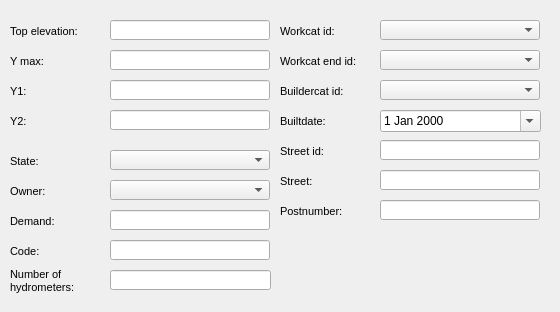
     <widget class="QWidget" name="page_5">
      <property name="geometry">
       <rect>
        <x>0</x>
        <y>0</y>
        <width>560</width>
        <height>312</height>
       </rect>
      </property>
      <attribute name="label">
       <string>Basic information</string>
      </attribute>
      <widget class="QLineEdit" name="y1">
       <property name="geometry">
        <rect>
         <x>110</x>
         <y>80</y>
         <width>160</width>
         <height>20</height>
        </rect>
       </property>
      </widget>
      <widget class="QLineEdit" name="top_elev">
       <property name="geometry">
        <rect>
         <x>110</x>
         <y>20</y>
         <width>160</width>
         <height>20</height>
        </rect>
       </property>
      </widget>
      <widget class="QLineEdit" name="ymax">
       <property name="geometry">
        <rect>
         <x>110</x>
         <y>50</y>
         <width>160</width>
         <height>20</height>
        </rect>
       </property>
      </widget>
      <widget class="QLabel" name="label_top_elev">
       <property name="geometry">
        <rect>
         <x>10</x>
         <y>20</y>
         <width>90</width>
         <height>22</height>
        </rect>
       </property>
       <property name="font">
        <font>
         <pointsize>8</pointsize>
        </font>
       </property>
       <property name="frameShape">
        <enum>QFrame::NoFrame</enum>
       </property>
       <property name="frameShadow">
        <enum>QFrame::Plain</enum>
       </property>
       <property name="text">
        <string>Top elevation:</string>
       </property>
       <property name="margin">
        <number>3</number>
       </property>
      </widget>
      <widget class="QLabel" name="label_y_max">
       <property name="geometry">
        <rect>
         <x>10</x>
         <y>50</y>
         <width>90</width>
         <height>22</height>
        </rect>
       </property>
       <property name="font">
        <font>
         <pointsize>8</pointsize>
        </font>
       </property>
       <property name="frameShape">
        <enum>QFrame::NoFrame</enum>
       </property>
       <property name="frameShadow">
        <enum>QFrame::Plain</enum>
       </property>
       <property name="text">
        <string>Y max:</string>
       </property>
       <property name="margin">
        <number>3</number>
       </property>
      </widget>
      <widget class="QLabel" name="label_y1">
       <property name="geometry">
        <rect>
         <x>10</x>
         <y>80</y>
         <width>90</width>
         <height>22</height>
        </rect>
       </property>
       <property name="font">
        <font>
         <pointsize>8</pointsize>
        </font>
       </property>
       <property name="frameShape">
        <enum>QFrame::NoFrame</enum>
       </property>
       <property name="frameShadow">
        <enum>QFrame::Plain</enum>
       </property>
       <property name="text">
        <string>Y1:</string>
       </property>
       <property name="textFormat">
        <enum>Qt::AutoText</enum>
       </property>
       <property name="scaledContents">
        <bool>false</bool>
       </property>
       <property name="margin">
        <number>3</number>
       </property>
      </widget>
      <widget class="QLineEdit" name="y2">
       <property name="geometry">
        <rect>
         <x>110</x>
         <y>110</y>
         <width>160</width>
         <height>20</height>
        </rect>
       </property>
      </widget>
      <widget class="QLabel" name="label_y2">
       <property name="geometry">
        <rect>
         <x>10</x>
         <y>110</y>
         <width>90</width>
         <height>22</height>
        </rect>
       </property>
       <property name="font">
        <font>
         <pointsize>8</pointsize>
        </font>
       </property>
       <property name="frameShape">
        <enum>QFrame::NoFrame</enum>
       </property>
       <property name="frameShadow">
        <enum>QFrame::Plain</enum>
       </property>
       <property name="text">
        <string>Y2:</string>
       </property>
       <property name="textFormat">
        <enum>Qt::AutoText</enum>
       </property>
       <property name="scaledContents">
        <bool>false</bool>
       </property>
       <property name="margin">
        <number>3</number>
       </property>
      </widget>
      <widget class="QLabel" name="label_workcat_id_end">
       <property name="geometry">
        <rect>
         <x>280</x>
         <y>50</y>
         <width>90</width>
         <height>22</height>
        </rect>
       </property>
       <property name="font">
        <font>
         <pointsize>8</pointsize>
        </font>
       </property>
       <property name="frameShape">
        <enum>QFrame::NoFrame</enum>
       </property>
       <property name="frameShadow">
        <enum>QFrame::Plain</enum>
       </property>
       <property name="text">
        <string>Workcat end id:</string>
       </property>
       <property name="textFormat">
        <enum>Qt::AutoText</enum>
       </property>
       <property name="scaledContents">
        <bool>false</bool>
       </property>
       <property name="margin">
        <number>3</number>
       </property>
      </widget>
      <widget class="QComboBox" name="buildercat_id">
       <property name="geometry">
        <rect>
         <x>380</x>
         <y>80</y>
         <width>160</width>
         <height>20</height>
        </rect>
       </property>
      </widget>
      <widget class="QDateEdit" name="builtdate">
       <property name="geometry">
        <rect>
         <x>380</x>
         <y>110</y>
         <width>161</width>
         <height>22</height>
        </rect>
       </property>
       <property name="calendarPopup">
        <bool>true</bool>
       </property>
      </widget>
      <widget class="QComboBox" name="workcat_id_end">
       <property name="geometry">
        <rect>
         <x>380</x>
         <y>50</y>
         <width>160</width>
         <height>20</height>
        </rect>
       </property>
      </widget>
      <widget class="QComboBox" name="workcat_id">
       <property name="geometry">
        <rect>
         <x>380</x>
         <y>20</y>
         <width>160</width>
         <height>20</height>
        </rect>
       </property>
      </widget>
      <widget class="QLabel" name="label_builtdate">
       <property name="geometry">
        <rect>
         <x>280</x>
         <y>110</y>
         <width>90</width>
         <height>22</height>
        </rect>
       </property>
       <property name="font">
        <font>
         <pointsize>8</pointsize>
        </font>
       </property>
       <property name="frameShape">
        <enum>QFrame::NoFrame</enum>
       </property>
       <property name="frameShadow">
        <enum>QFrame::Plain</enum>
       </property>
       <property name="text">
        <string>Builtdate:</string>
       </property>
       <property name="textFormat">
        <enum>Qt::AutoText</enum>
       </property>
       <property name="scaledContents">
        <bool>false</bool>
       </property>
       <property name="margin">
        <number>3</number>
       </property>
      </widget>
      <widget class="QLabel" name="label_buildercat_id">
       <property name="geometry">
        <rect>
         <x>280</x>
         <y>80</y>
         <width>90</width>
         <height>22</height>
        </rect>
       </property>
       <property name="font">
        <font>
         <pointsize>8</pointsize>
        </font>
       </property>
       <property name="frameShape">
        <enum>QFrame::NoFrame</enum>
       </property>
       <property name="frameShadow">
        <enum>QFrame::Plain</enum>
       </property>
       <property name="text">
        <string>Buildercat id:</string>
       </property>
       <property name="textFormat">
        <enum>Qt::AutoText</enum>
       </property>
       <property name="scaledContents">
        <bool>false</bool>
       </property>
       <property name="margin">
        <number>3</number>
       </property>
      </widget>
      <widget class="QLabel" name="label_workcat_id">
       <property name="geometry">
        <rect>
         <x>280</x>
         <y>20</y>
         <width>90</width>
         <height>22</height>
        </rect>
       </property>
       <property name="font">
        <font>
         <pointsize>8</pointsize>
        </font>
       </property>
       <property name="frameShape">
        <enum>QFrame::NoFrame</enum>
       </property>
       <property name="frameShadow">
        <enum>QFrame::Plain</enum>
       </property>
       <property name="text">
        <string>Workcat id:</string>
       </property>
       <property name="textFormat">
        <enum>Qt::AutoText</enum>
       </property>
       <property name="scaledContents">
        <bool>false</bool>
       </property>
       <property name="margin">
        <number>3</number>
       </property>
      </widget>
      <widget class="QComboBox" name="ownercat_id">
       <property name="geometry">
        <rect>
         <x>110</x>
         <y>180</y>
         <width>160</width>
         <height>20</height>
        </rect>
       </property>
      </widget>
      <widget class="QLabel" name="label_ownercat_id">
       <property name="geometry">
        <rect>
         <x>10</x>
         <y>180</y>
         <width>90</width>
         <height>22</height>
        </rect>
       </property>
       <property name="font">
        <font>
         <pointsize>8</pointsize>
        </font>
       </property>
       <property name="frameShape">
        <enum>QFrame::NoFrame</enum>
       </property>
       <property name="frameShadow">
        <enum>QFrame::Plain</enum>
       </property>
       <property name="text">
        <string>Owner:</string>
       </property>
       <property name="textFormat">
        <enum>Qt::AutoText</enum>
       </property>
       <property name="scaledContents">
        <bool>false</bool>
       </property>
       <property name="margin">
        <number>3</number>
       </property>
      </widget>
      <widget class="QLabel" name="label_state">
       <property name="geometry">
        <rect>
         <x>10</x>
         <y>150</y>
         <width>90</width>
         <height>22</height>
        </rect>
       </property>
       <property name="font">
        <font>
         <pointsize>8</pointsize>
        </font>
       </property>
       <property name="frameShape">
        <enum>QFrame::NoFrame</enum>
       </property>
       <property name="frameShadow">
        <enum>QFrame::Plain</enum>
       </property>
       <property name="text">
        <string>State:</string>
       </property>
       <property name="textFormat">
        <enum>Qt::AutoText</enum>
       </property>
       <property name="scaledContents">
        <bool>false</bool>
       </property>
       <property name="margin">
        <number>3</number>
       </property>
      </widget>
      <widget class="QComboBox" name="state">
       <property name="geometry">
        <rect>
         <x>110</x>
         <y>150</y>
         <width>160</width>
         <height>20</height>
        </rect>
       </property>
      </widget>
      <widget class="QLabel" name="label_demand">
       <property name="geometry">
        <rect>
         <x>10</x>
         <y>210</y>
         <width>90</width>
         <height>22</height>
        </rect>
       </property>
       <property name="font">
        <font>
         <pointsize>8</pointsize>
        </font>
       </property>
       <property name="frameShape">
        <enum>QFrame::NoFrame</enum>
       </property>
       <property name="frameShadow">
        <enum>QFrame::Plain</enum>
       </property>
       <property name="text">
        <string>Demand:</string>
       </property>
       <property name="textFormat">
        <enum>Qt::AutoText</enum>
       </property>
       <property name="scaledContents">
        <bool>false</bool>
       </property>
       <property name="alignment">
        <set>Qt::AlignLeading|Qt::AlignLeft|Qt::AlignVCenter</set>
       </property>
       <property name="margin">
        <number>3</number>
       </property>
      </widget>
      <widget class="QLineEdit" name="demand">
       <property name="geometry">
        <rect>
         <x>110</x>
         <y>210</y>
         <width>160</width>
         <height>20</height>
        </rect>
       </property>
       <property name="font">
        <font>
         <pointsize>8</pointsize>
        </font>
       </property>
       <property name="frame">
        <bool>true</bool>
       </property>
      </widget>
      <widget class="QLineEdit" name="code">
       <property name="geometry">
        <rect>
         <x>110</x>
         <y>240</y>
         <width>160</width>
         <height>20</height>
        </rect>
       </property>
       <property name="font">
        <font>
         <pointsize>8</pointsize>
        </font>
       </property>
       <property name="frame">
        <bool>true</bool>
       </property>
      </widget>
      <widget class="QLabel" name="label_code">
       <property name="geometry">
        <rect>
         <x>10</x>
         <y>240</y>
         <width>90</width>
         <height>22</height>
        </rect>
       </property>
       <property name="font">
        <font>
         <pointsize>8</pointsize>
        </font>
       </property>
       <property name="frameShape">
        <enum>QFrame::NoFrame</enum>
       </property>
       <property name="frameShadow">
        <enum>QFrame::Plain</enum>
       </property>
       <property name="text">
        <string>Code:</string>
       </property>
       <property name="textFormat">
        <enum>Qt::AutoText</enum>
       </property>
       <property name="scaledContents">
        <bool>false</bool>
       </property>
       <property name="alignment">
        <set>Qt::AlignLeading|Qt::AlignLeft|Qt::AlignVCenter</set>
       </property>
       <property name="margin">
        <number>3</number>
       </property>
      </widget>
      <widget class="QLineEdit" name="streetname">
       <property name="geometry">
        <rect>
         <x>380</x>
         <y>170</y>
         <width>160</width>
         <height>20</height>
        </rect>
       </property>
       <property name="inputMask">
        <string/>
       </property>
       <property name="text">
        <string/>
       </property>
       <property name="frame">
        <bool>true</bool>
       </property>
      </widget>
      <widget class="QLabel" name="label_streetaxis_id">
       <property name="geometry">
        <rect>
         <x>280</x>
         <y>140</y>
         <width>90</width>
         <height>22</height>
        </rect>
       </property>
       <property name="font">
        <font>
         <pointsize>8</pointsize>
        </font>
       </property>
       <property name="frameShape">
        <enum>QFrame::NoFrame</enum>
       </property>
       <property name="frameShadow">
        <enum>QFrame::Plain</enum>
       </property>
       <property name="text">
        <string>Street id:</string>
       </property>
       <property name="textFormat">
        <enum>Qt::AutoText</enum>
       </property>
       <property name="scaledContents">
        <bool>false</bool>
       </property>
       <property name="alignment">
        <set>Qt::AlignLeading|Qt::AlignLeft|Qt::AlignVCenter</set>
       </property>
       <property name="margin">
        <number>3</number>
       </property>
      </widget>
      <widget class="QLabel" name="label_postnumber">
       <property name="geometry">
        <rect>
         <x>280</x>
         <y>200</y>
         <width>131</width>
         <height>22</height>
        </rect>
       </property>
       <property name="font">
        <font>
         <pointsize>8</pointsize>
        </font>
       </property>
       <property name="frameShape">
        <enum>QFrame::NoFrame</enum>
       </property>
       <property name="frameShadow">
        <enum>QFrame::Plain</enum>
       </property>
       <property name="text">
        <string>Postnumber:</string>
       </property>
       <property name="textFormat">
        <enum>Qt::AutoText</enum>
       </property>
       <property name="scaledContents">
        <bool>false</bool>
       </property>
       <property name="alignment">
        <set>Qt::AlignLeading|Qt::AlignLeft|Qt::AlignVCenter</set>
       </property>
       <property name="margin">
        <number>3</number>
       </property>
      </widget>
      <widget class="QLineEdit" name="postnumber">
       <property name="geometry">
        <rect>
         <x>380</x>
         <y>200</y>
         <width>160</width>
         <height>20</height>
        </rect>
       </property>
       <property name="inputMask">
        <string/>
       </property>
       <property name="text">
        <string/>
       </property>
       <property name="frame">
        <bool>true</bool>
       </property>
      </widget>
      <widget class="QLineEdit" name="streetaxis_id">
       <property name="geometry">
        <rect>
         <x>380</x>
         <y>140</y>
         <width>160</width>
         <height>20</height>
        </rect>
       </property>
       <property name="inputMask">
        <string/>
       </property>
       <property name="text">
        <string/>
       </property>
       <property name="frame">
        <bool>true</bool>
       </property>
      </widget>
      <widget class="QLabel" name="label_streetname">
       <property name="geometry">
        <rect>
         <x>280</x>
         <y>170</y>
         <width>131</width>
         <height>22</height>
        </rect>
       </property>
       <property name="font">
        <font>
         <pointsize>8</pointsize>
        </font>
       </property>
       <property name="frameShape">
        <enum>QFrame::NoFrame</enum>
       </property>
       <property name="frameShadow">
        <enum>QFrame::Plain</enum>
       </property>
       <property name="text">
        <string>Street:</string>
       </property>
       <property name="textFormat">
        <enum>Qt::AutoText</enum>
       </property>
       <property name="scaledContents">
        <bool>false</bool>
       </property>
       <property name="alignment">
        <set>Qt::AlignLeading|Qt::AlignLeft|Qt::AlignVCenter</set>
       </property>
       <property name="margin">
        <number>3</number>
       </property>
      </widget>
      <widget class="QLineEdit" name="n_hydrometer">
       <property name="geometry">
        <rect>
         <x>110</x>
         <y>270</y>
         <width>161</width>
         <height>20</height>
        </rect>
       </property>
       <property name="font">
        <font>
         <pointsize>8</pointsize>
        </font>
       </property>
       <property name="frame">
        <bool>true</bool>
       </property>
      </widget>
      <widget class="QLabel" name="label_n_hydrometer">
       <property name="geometry">
        <rect>
         <x>10</x>
         <y>260</y>
         <width>91</width>
         <height>41</height>
        </rect>
       </property>
       <property name="font">
        <font>
         <pointsize>8</pointsize>
        </font>
       </property>
       <property name="frameShape">
        <enum>QFrame::NoFrame</enum>
       </property>
       <property name="frameShadow">
        <enum>QFrame::Plain</enum>
       </property>
       <property name="text">
        <string>Number of hydrometers:</string>
       </property>
       <property name="textFormat">
        <enum>Qt::AutoText</enum>
       </property>
       <property name="scaledContents">
        <bool>false</bool>
       </property>
       <property name="alignment">
        <set>Qt::AlignLeading|Qt::AlignLeft|Qt::AlignVCenter</set>
       </property>
       <property name="wordWrap">
        <bool>true</bool>
       </property>
       <property name="margin">
        <number>3</number>
       </property>
      </widget>
     </widget>
